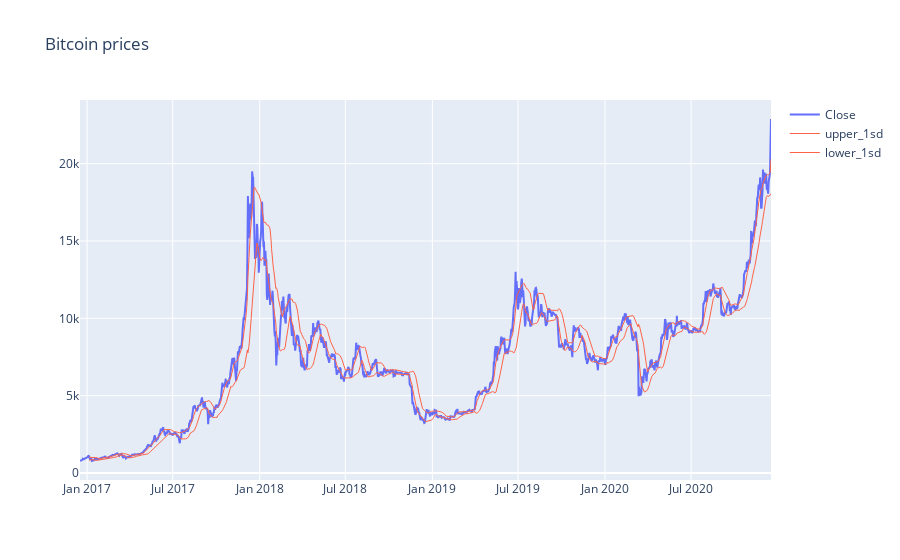

Notebook code for this chart:
### Markdown cell above
## Bollinger bands

### Code cell
# Define the Bollinger Bands with 1-sd
upper_1sd, mid_1sd, lower_1sd = talib.BBANDS(bitcoin_data['Close'], 
                                     nbdevup=1,
                                     nbdevdn=1,
                                     timeperiod=20)

#Simplified

fig = go.Figure(data=[go.Scatter(
    name="Close",
    x=bitcoin_data.index,
    y=bitcoin_data["Close"],
    mode='lines'),
    go.Scatter(name="upper_1sd", x=bitcoin_data.index, y=upper_1sd, line=dict(color='tomato', width=1)),
    go.Scatter(name="lower_1sd", x=bitcoin_data.index, y=lower_1sd, line=dict(color='tomato', width=1))])


# Title
fig.update_layout(title='Bitcoin prices')

# Show plot
fig.show()

### Figure 1 — Plotly figure (JSON) as saved in the notebook; plotly's stock layout.template omitted (floating-point values rounded to 4 significant figures; data arrays with more than 128 entries replaced by an {"elided": "..."} marker saying what was removed)
{"data": [{"mode": "lines", "name": "Close", "type": "scatter", "x": {"elided": "1462 str values"}, "y": {"elided": "1462 float values"}}, {"line": {"color": "tomato", "width": 1}, "name": "upper_1sd", "type": "scatter", "x": {"elided": "1462 str values"}, "y": {"elided": "1462 float values"}}, {"line": {"color": "tomato", "width": 1}, "name": "lower_1sd", "type": "scatter", "x": {"elided": "1462 str values"}, "y": {"elided": "1462 float values"}}], "layout": {"title": {"text": "Bitcoin prices"}}}
